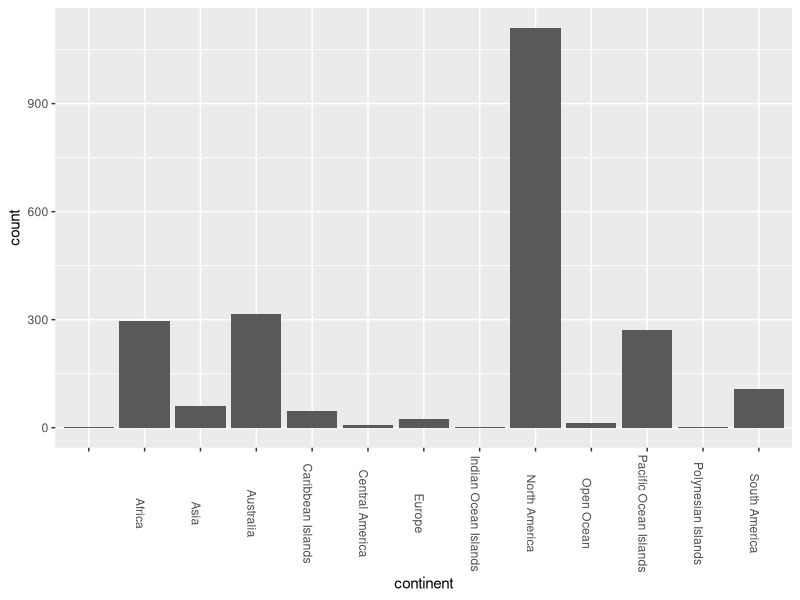
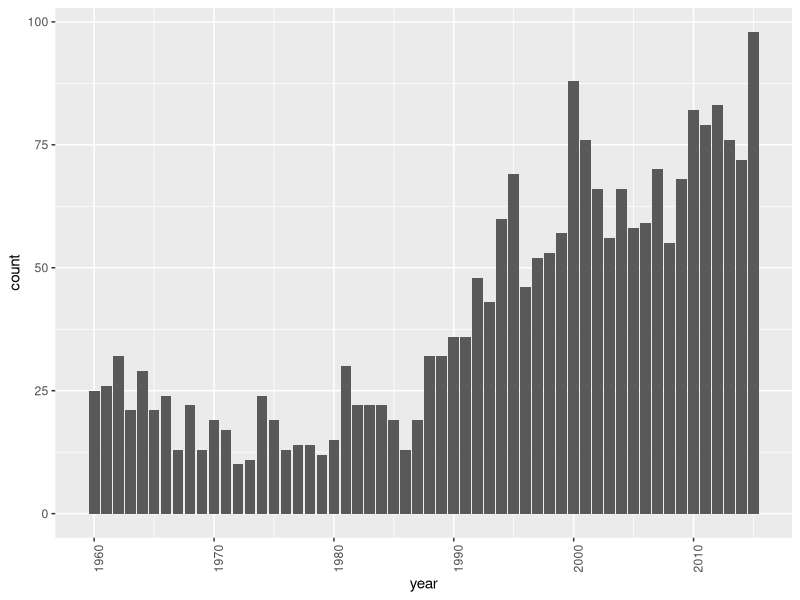

Generate these figures, in order, with R:
## ---- chunk 1
# I inserted my shark attack data by using read.csv and used the include = FALSE function so it would not show up on my slides after I knit it 

SharkAttackdata <- read.csv("../data/SharkAttackdata.csv")

## ---- chunk 2
# I used echo = FALSE so that the code would not show up when I did not want it to and include = FALSE so that it would not show up this time 
knitr::opts_chunk$set(
  echo = FALSE
)
## ---- chunk 3
# i used knitr kable function to show the first five values of my shark attack data table in a more aestetically pleasing way
knitr::kable(
  SharkAttackdata [1:5, ], 
  caption = "A knitr kable.")

## ---- chunk 4
# I loaded ggplot and then inserted the bar graph i made last week 
library(ggplot2)
ggplot(SharkAttackdata, aes(continent)) +
  geom_bar() +
   theme(legend.position = "bottom") +
    theme(legend.direction = "vertical") +
    theme(axis.text.x = element_text(angle = -90))
## ---- chunk 5
# I used ggplot to create a frequency barplot and got help from the grad students to make the appropriate ticks in the axis that were consistant 
ggplot(SharkAttackdata, aes(year)) +
  geom_bar() + 
   theme(legend.position = "bottom") +
    theme(legend.direction = "vertical") +
    theme(axis.text.x = element_text(angle = 90))+
  scale_x_continuous( breaks=pretty(SharkAttackdata$year))
